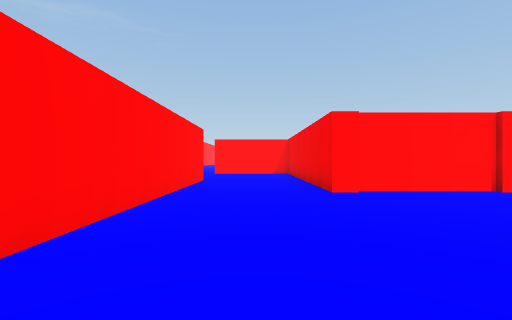
[1] (above)

24 first-person views from a walk through a Unity game level. The camera is 1.2 m above the floor, looks level and sees 85° across. The floor is counted in squares, 2 m on a side. Each view is taken from the middle of a square. On the plan, view 1 faces up. The plan holds only what a view shows up to about 9 squares ahead; the rest is blank. The place goes on beyond the plan. Surface patterns are stand-ins for the level's own textures.

[2]
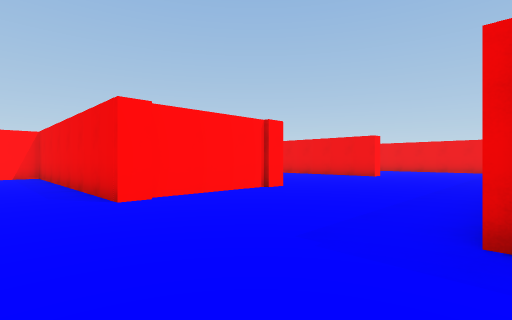

[3]
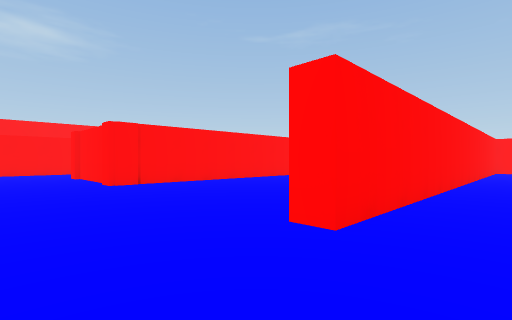

[4]
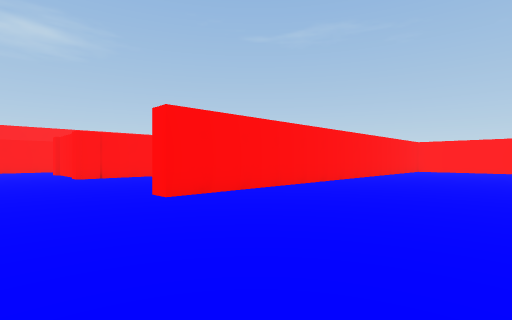

[5]
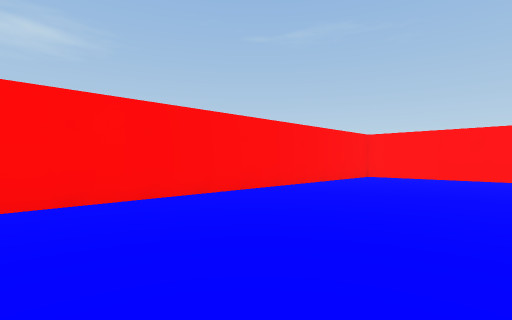

[6]
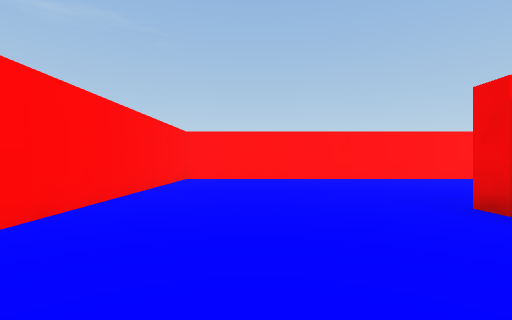

[7]
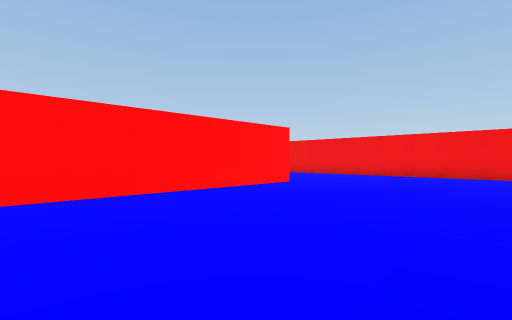

[8]
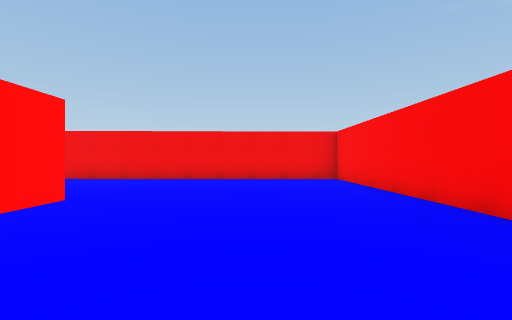

[9]
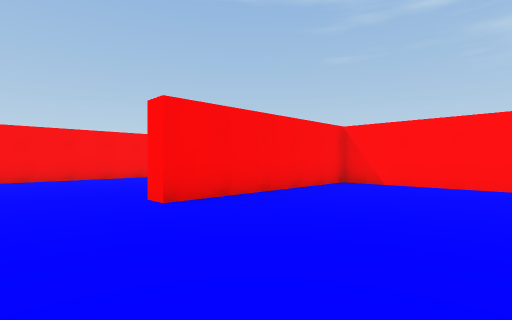

[10]
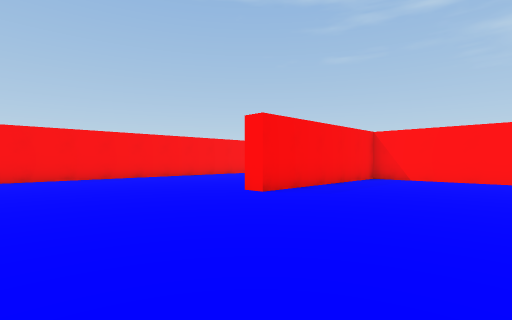

[11]
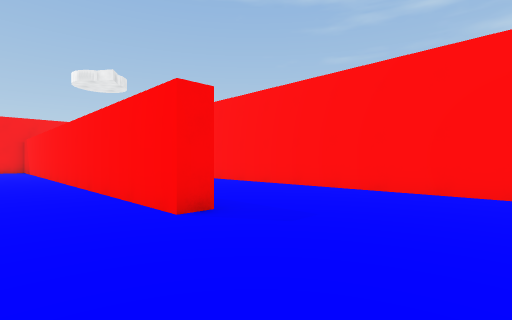

[12]
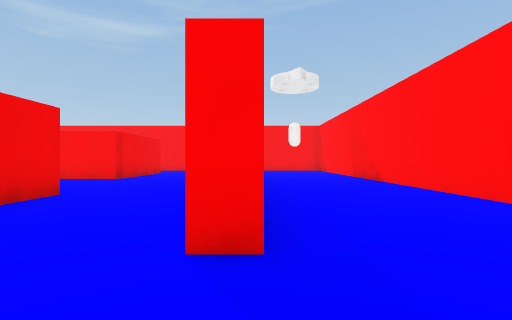

[13]
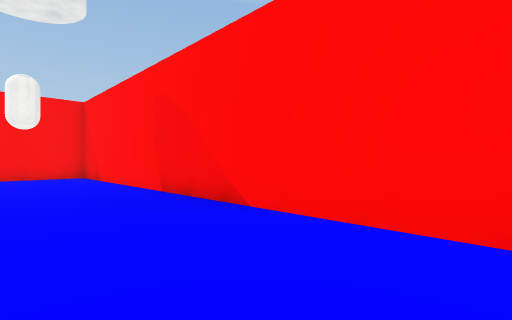

[14]
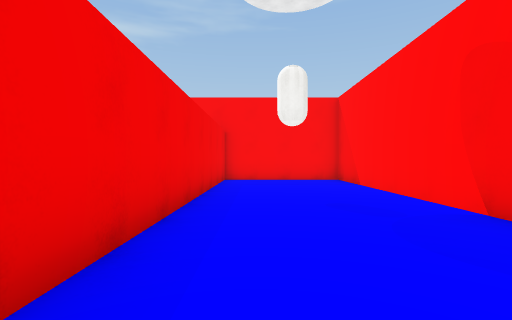

[15]
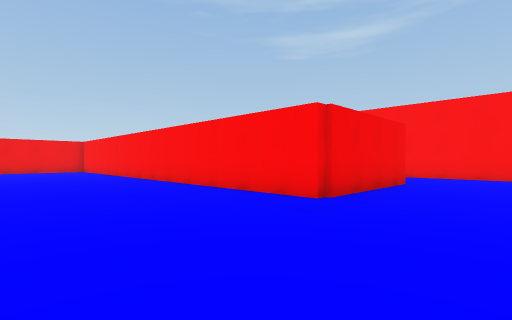

[16]
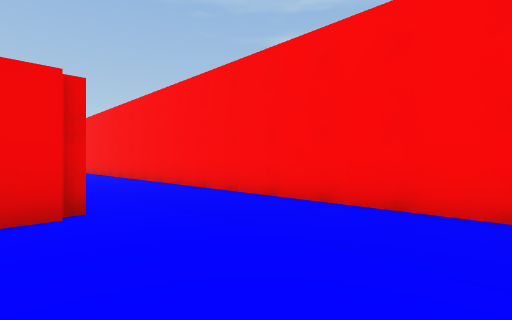

[17]
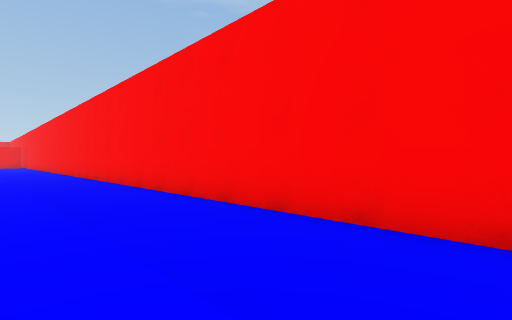

[18]
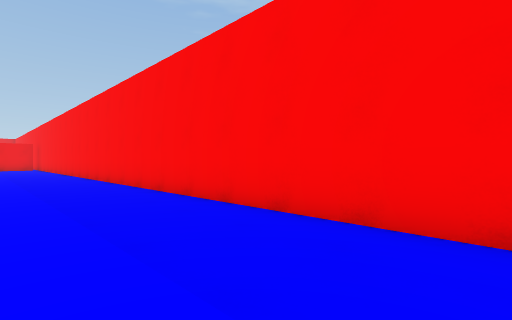

[19]
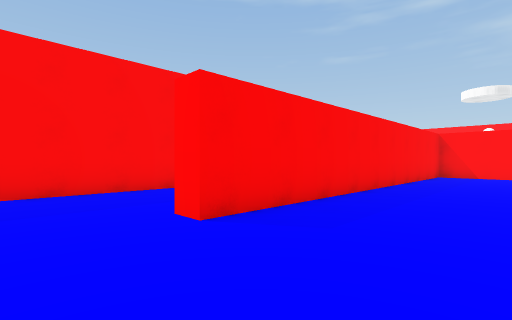

[20]
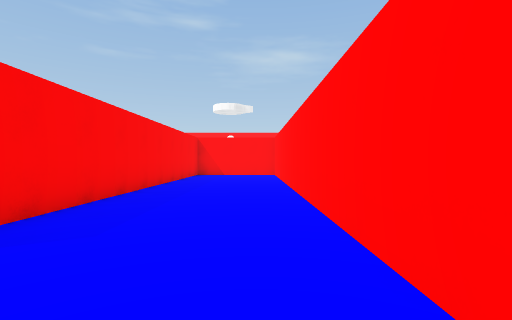

[21]
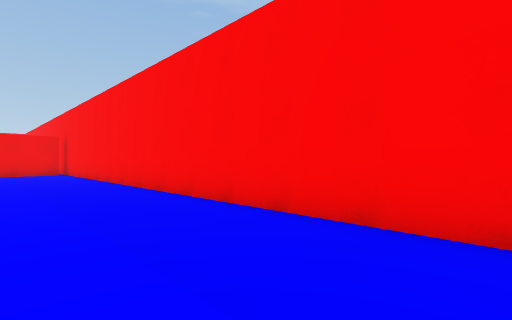

[22]
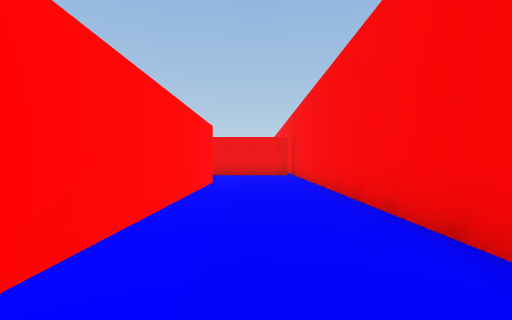

[23]
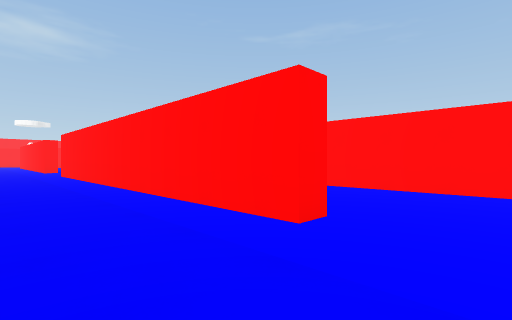

[24]
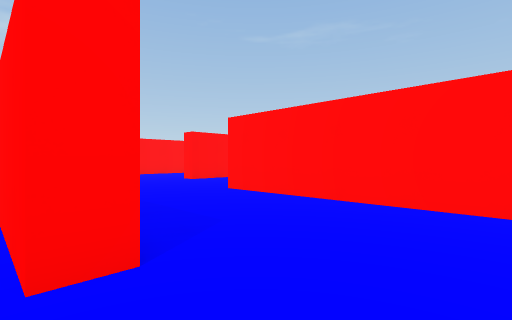

### Floor plan
Points are (right, up) in squares from view 1. A wall is a line through its corners. A room is listed if a view was taken in it or the views show most of it. See-through windows are left out.
Room 1 (views 1, 2, 3, 4, 5, 6, 7, 8, 9, 10, 11, 12, 13, 14, 15, 16, 17, 18, 19, 20, 21, 22, 23, 24)
walls: (5.1, 8.9) (5.1, 5.2) (1.4, 5.2) (1.4, 12.2) (0.4, 12.2); (15.7, 12.9) (15.7, 13.5); (-2.1, 8.2) (-1.5, 8.2) (-1.5, -0.1); (13.2, 0.8) (5.2, 0.8); (2.8, -0.5) (2.8, -1.5); (19.8, 13.4) (25.8, 13.4) (25.8, 22.1); (3.5, -2.3) (12.4, -2.3) (12.4, -2.9); (-5.5, 10.9) (-5.5, -5.5) (-2.1, -5.5) (-2.1, 2); (2.3, -2.6) (2.3, 1.2) (9, 1.2); (16, 22.8) (16.1, 19.4) (21.2, 19.4) (21.2, 18.8) (10.8, 18.8) (10.8, 5.2) (10.2, 5.2); (-0.9, -5.5) (28, -5.5); (26.4, -2.2) (26.4, -2.9) (17.4, -2.9)
ways out: opening at (27.5, -2)

Where each view was taken, in squares from view 1:
view 1: 0 up, 0 right, facing up
view 2: 1 up, 0 right, facing up-right
view 3: 3 up, 12 right, facing up-left
view 4: 3 up, 15 right, facing up-left
view 5: 9 up, 15 right, facing up-left
view 6: 10 up, 13 right, facing up
view 7: 14 up, 15 right, facing up-right
view 8: 16 up, 17 right, facing right
view 9: 23 up, 23 right, facing down-left
view 10: 23 up, 25 right, facing down-left
view 11: 11 up, 0 right, facing down-left
view 12: 10 up, 2 left, facing down
view 13: 5 up, 3 left, facing down-left
view 14: 3 up, 3 left, facing down
view 15: 5 up, 0 right, facing down-right
view 16: 2 down, 1 left, facing down-right
view 17: 3 down, 4 right, facing down-right
view 18: 3 down, 10 right, facing down-right
view 19: 0 up, 14 right, facing down-left
view 20: 0 up, 14 right, facing left
view 21: 3 down, 17 right, facing down-right
view 22: 4 down, 19 right, facing right
view 23: 5 down, 28 right, facing up-left
view 24: 3 down, 28 right, facing up-left
